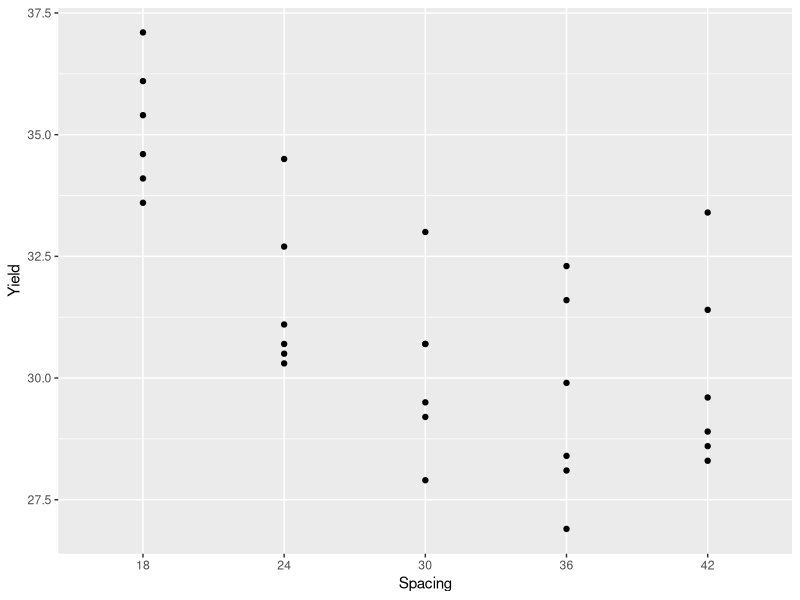

Reproduce this figure in R.
#BIOL933
#Soybean spacing example, Lab 4 example 2

#This script performs a trend analysis using orthogonal contrasts (CRD), then using regression

#read in, inspect, and re-classify the data
spacing_dat <-read.csv("Data/Lab4ex2.csv")

spacing_dat<-as.data.frame(spacing_dat)
spacing_dat$Spacing<-as.factor(spacing_dat$Spacing)
str(spacing_dat, give.attr=F)

# plot data first
library(ggplot2)
ggplot(spacing_dat, aes(x=Spacing, y=Yield) )+
  geom_point()
 

#The ANOVA
spacing_mod<-lm(Yield ~ Spacing, spacing_dat)
anova(spacing_mod)

#Need to assign contrast coefficients
# Contrast ‘Linear’		-2,-1,0,1,2
# Contrast ‘Quadratic’	2,-1,-2,-1,2
# Contrast ‘Cubic’	-1,2,0,-2,1
# Contrast ‘Quartic’	1,-4,6,-4,1
contrastmatrix<-cbind(c(-2,-1,0,1,2),c(2,-1,-2,-1,2),c(-1,2,0,-2,1),c(1,-4,6,-4,1))
contrastmatrix

contrasts(spacing_dat$Spacing)<-contrastmatrix
spacing_dat$Spacing

spacing_contrast_mod<-aov(Yield ~ Spacing, spacing_dat)
summary(spacing_contrast_mod, split = list(Spacing = list("Linear" = 1, "Quadratic" = 2, "Cubic" = 3, "Quartic" = 4))) 

spacing_con_mod<-lm(Yield ~ Spacing, spacing_dat)
summary(spacing_con_mod)


#We can carry out the same analysis using a multiple regression approach
#To do this, you must read in the dataset again
spacing_dat<-as.data.frame(spacing_dat)

#For regression, Spacing is no longer a classification variable, it is a numeric regression variable:
spacing_dat$Spacing<-as.numeric(spacing_dat$Spacing)
str(spacing_dat)

Spacing<-spacing_dat$Spacing
Spacing2<-Spacing^2
Spacing3<-Spacing^3
Spacing4<-Spacing^4

anova(lm(Yield ~ Spacing + Spacing2 + Spacing3 + Spacing4, spacing_dat))


#For the interested: best-fit line
#To calculate a best-fit line, ask R to regress yield on a polynomial (degree 4) of Spacing
lm(Yield ~ poly(Spacing,2,raw=TRUE), spacing_dat)
